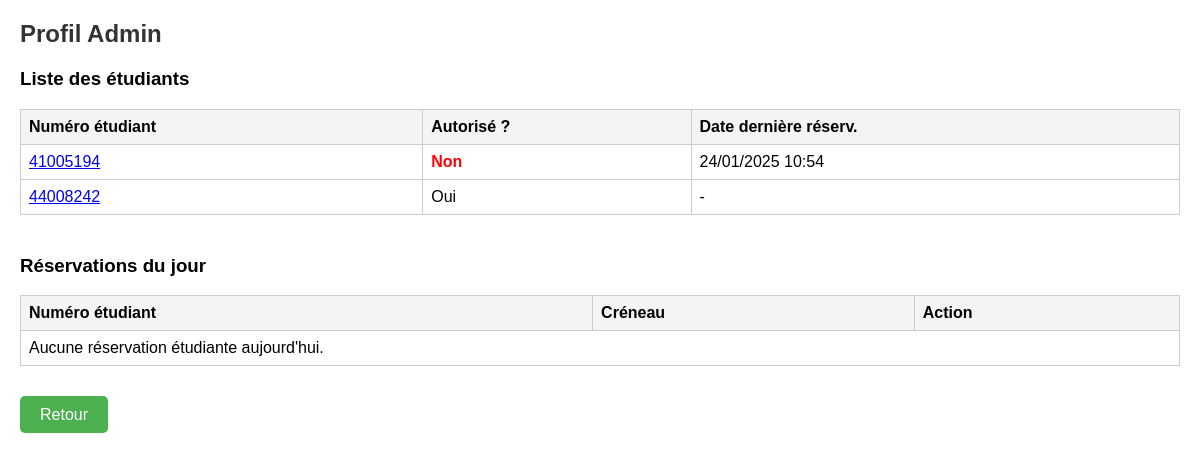
Page /profilAdmin/ (signed in) on the earlier database version.
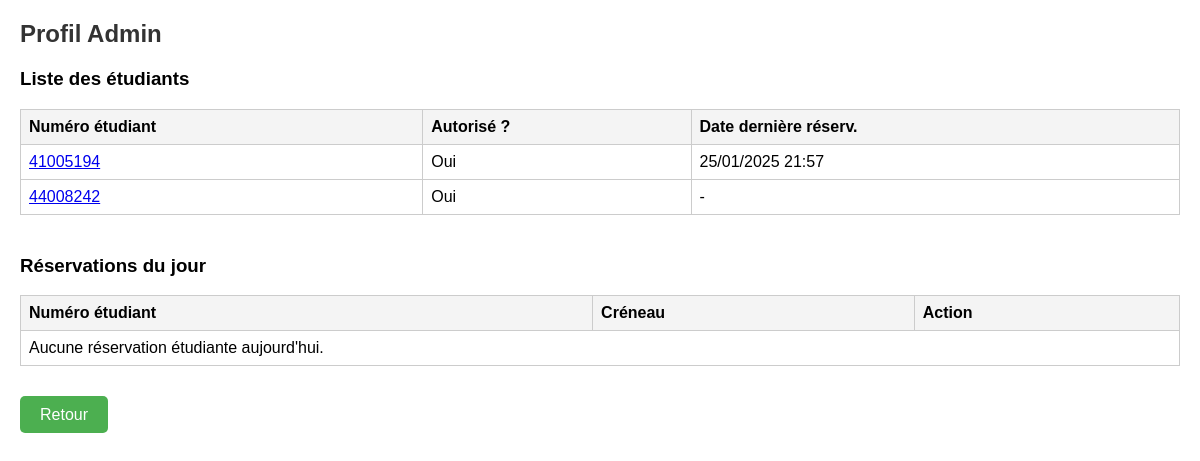
Same page on the later database version.
### Reservation/models.py (models this page shows, shortened)
class Etudiant(models.Model):
    num_etudiant = models.CharField(unique=True, max_length=8)
    autorise = models.BooleanField(default=True)
    date_derniere_reserv = models.DateTimeField(default=timezone.now)
    class Meta:
        managed = False
        db_table = 'Etudiant'

### Reservation/views.py (the view)
    def wrapper(request, *args, **kwargs):
        if not request.session.get('is_admin', False):
            return redirect('adminLogin')
        return view_func(request, *args, **kwargs)

### Reservation/views.py (called while the page is built)
def admin_required(view_func):
    def wrapper(request, *args, **kwargs):
        if not request.session.get('is_admin', False):
            return redirect('adminLogin')
        return view_func(request, *args, **kwargs)
    return wrapper

@admin_required
def profilAdmin(request):
    students = Etudiant.objects.all().order_by('num_etudiant')
    today = timezone.now().date()
    reservations_today = Reservation.objects.filter(
        date_field=today,
        admin_field=False
    ).order_by('creneau__heure_debut')  # ou un autre ordre de tri
    context = {
        'title': 'Profil Admin',
        'students': students,
        'reservations_today': reservations_today,
    }
    return render(request, 'profilAdmin.html', context)

### Reservation/templates/profilAdmin.html (shortened to what this page needs)
<!DOCTYPE html>
<html>
<head>
</head>
<body>
    <h2>Profil Admin</h2>
    <div class="section">
        <h3>Liste des étudiants</h3>
        <table>
            <thead>
                <tr>
                    <th>Numéro étudiant</th>
                    <th>Autorisé ?</th>
                    <th>Date dernière réserv.</th>
                </tr>
            </thead>
            <tbody>
                {% for student in students %}
                <tr>
                    <td>
                        <a href="{% url 'profilEtudiant' student.num_etudiant %}">
                            {{ student.num_etudiant }}
                        </a>
                    </td>
                    <td>
                        {% if student.autorise %}Oui{% else %}<span class="blocked">Non</span>{% endif %}
                    </td>
                    <td>
                        {% if student.date_derniere_reserv %}
                            {{ student.date_derniere_reserv|date:"d/m/Y H:i" }}
                        {% else %}
                            -
                        {% endif %}
                    </td>
                </tr>
                {% endfor %}
            </tbody>
        </table>
    </div>
    <div class="section">
        <h3>Réservations du jour</h3>
        <table>
            <thead>
                <tr>
                    <th>Numéro étudiant</th>
                    <th>Créneau</th>
                    <th>Action</th>
                </tr>
            </thead>
            <tbody>
            {% for reservation in reservations_today %}
                <tr>
                    <td>{{ reservation.etudiant.num_etudiant }}</td>
                    <td>
                        {% if reservation.creneau %}
                            {{ reservation.creneau.heure_debut }} - {{ reservation.creneau.heure_fin }}
                        {% else %}
                            creneau id={{ reservation.creneau_id }}
                        {% endif %}
                    </td>
                    <td>
                        <a href="{% url 'cancelReservation' reservation.id %}" class="cancel-btn">
                            Annuler
                        </a>
                    </td>
                </tr>
            {% empty %}
                <tr>
                    <td colspan="3">Aucune réservation étudiante aujourd'hui.</td>
                </tr>
            {% endfor %}
            </tbody>
        </table>
    </div>
    <a href="javascript:history.back()" class="back-button">Retour</a>
</body>
</html>

Differences in the rows shown:
changed Etudiant (number 1 of 2 on the later page): date_derniere_reserv "24/01/2025 10:54" → "25/01/2025 21:57"; autorise "Non" → "Oui"
